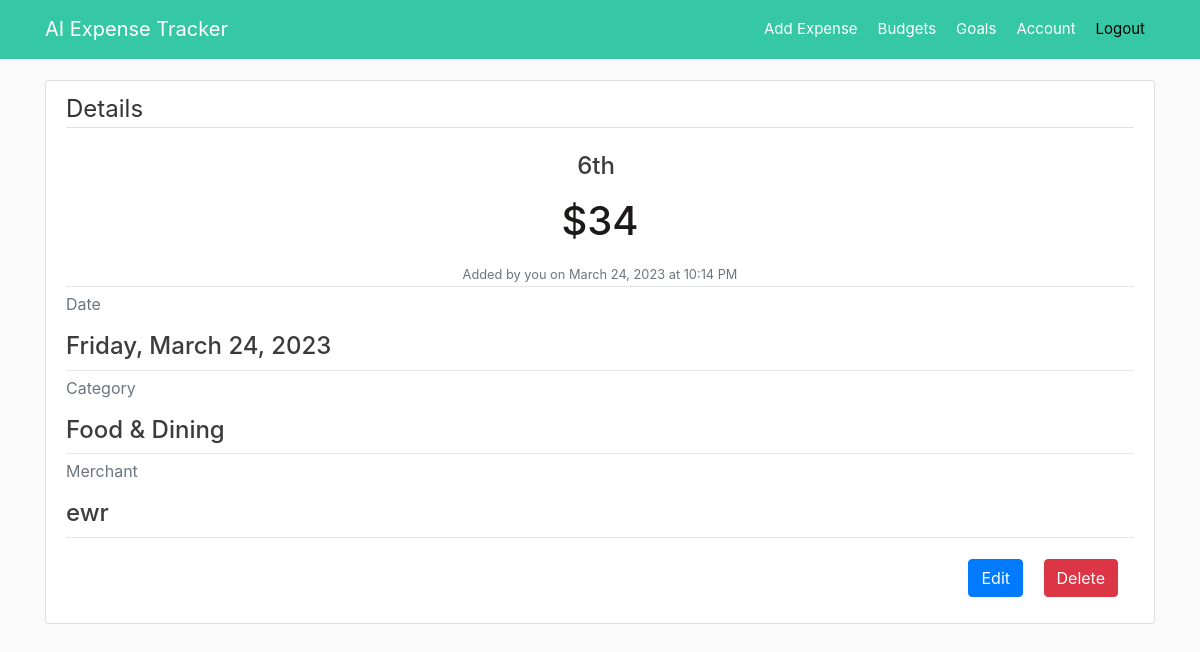
Page /expense/6 (signed in) on the earlier database version.
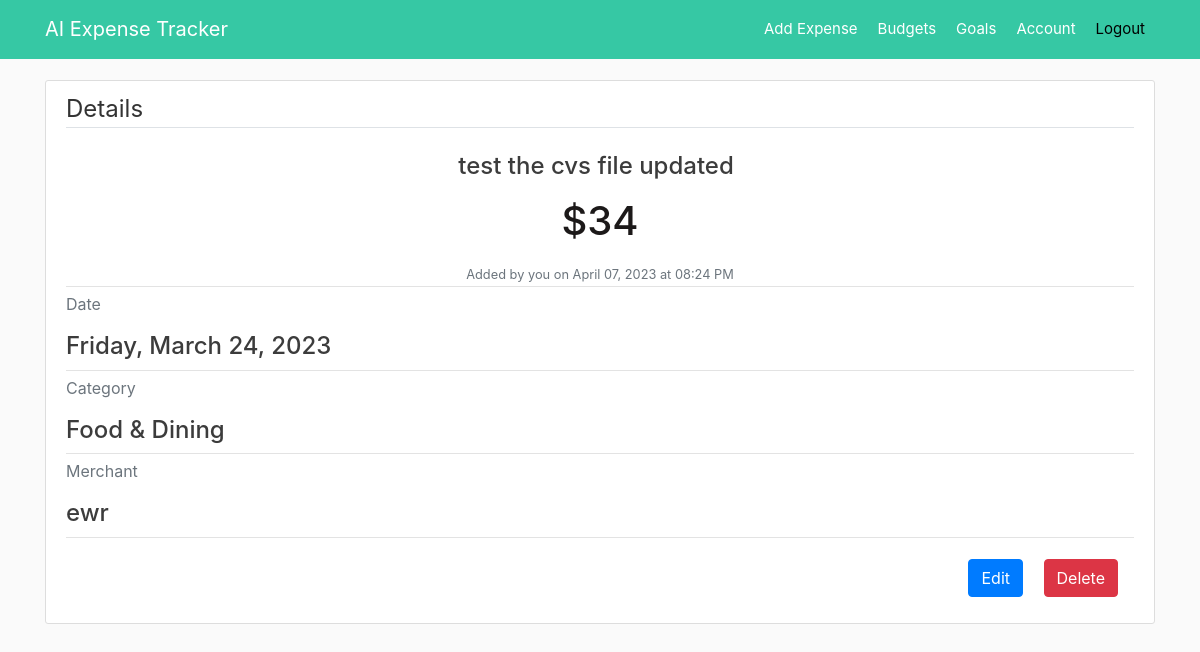
Same page on the later database version.
### app/models.py (models this page shows, shortened)
class Expense(db.Model):
    id = db.Column(db.Integer, primary_key=True)
    title = db.Column(db.String(100), nullable=False)
    amount = db.Column(db.Numeric(precision=8, asdecimal=False,
                       decimal_return_scale=2), nullable=False)
    date_spend = db.Column(db.DateTime, nullable=False)
    category = db.Column(db.String(20), nullable=False)
    merchant = db.Column(db.String(30), nullable=False)
    user_id = db.Column(db.Integer, db.ForeignKey('user.id'), nullable=False)
    date_posted = db.Column(db.DateTime, nullable=False)

### app/expenses/routes.py (the view)
@expenses.route("/expense/<int:expense_id>")
@login_required
def expense(expense_id):
    expense = Expense.query.get_or_404(expense_id)
    return render_template('expense.html', title=expense.title, expense=expense)

### app/models.py (called while the page is built)
@login_manager.user_loader
def load_user(user_id):
    return User.query.get(int(user_id))

### app/templates/expense.html (shortened to what this page needs)
{% extends "layout.html" %}
{% block content %}
<article class="media content-section">
  <div class="media-body">
      <legend class="border-bottom mb-4">Details</legend>
      <div class="article-metadata text-center">
          <h4 class="article-content mr-2">{{ expense.title }}</h4>
          <h1 class="article-content m-3">${{ expense.amount }}</h1>
          <small class="text-muted">Added by you on {{ expense.date_posted.strftime("%B %d, %Y at %I:%M %p") }}</small>
      </div>
      <div class="article-metadata">
          <p class="text-muted">Date</p>
          <h4 class="article-content">{{ expense.date_spend.strftime("%A, %B %d, %Y") }}</h4>
      </div>
      <div class="article-metadata">
          <p class="text-muted">Category</p>
          <h4 class="article-content">{{ expense.category }}</h4>
      </div>
      <div class="article-metadata">
          <p class="text-muted">Merchant</p>
          <h4 class="article-content">{{ expense.merchant }}</h4>
      </div>
      <div class="float-right">
          <a class="btn btn-primary mt-3 mb-3" href="{{ url_for('expenses.expense_update', expense_id=expense.id) }}">Edit</a>
          <button type="button" class="btn btn-danger btn-medium m-3" data-toggle="modal" data-target="#deleteModal">Delete</button>
      </div>
      </div>
</article>
{% endblock content %}

Differences in the rows shown:
changed Expense "Food & Dining": title "6th" → "test the cvs file updated"; date_posted "March 24, 2023 at 10:14 PM" → "April 07, 2023 at 08:24 PM"
